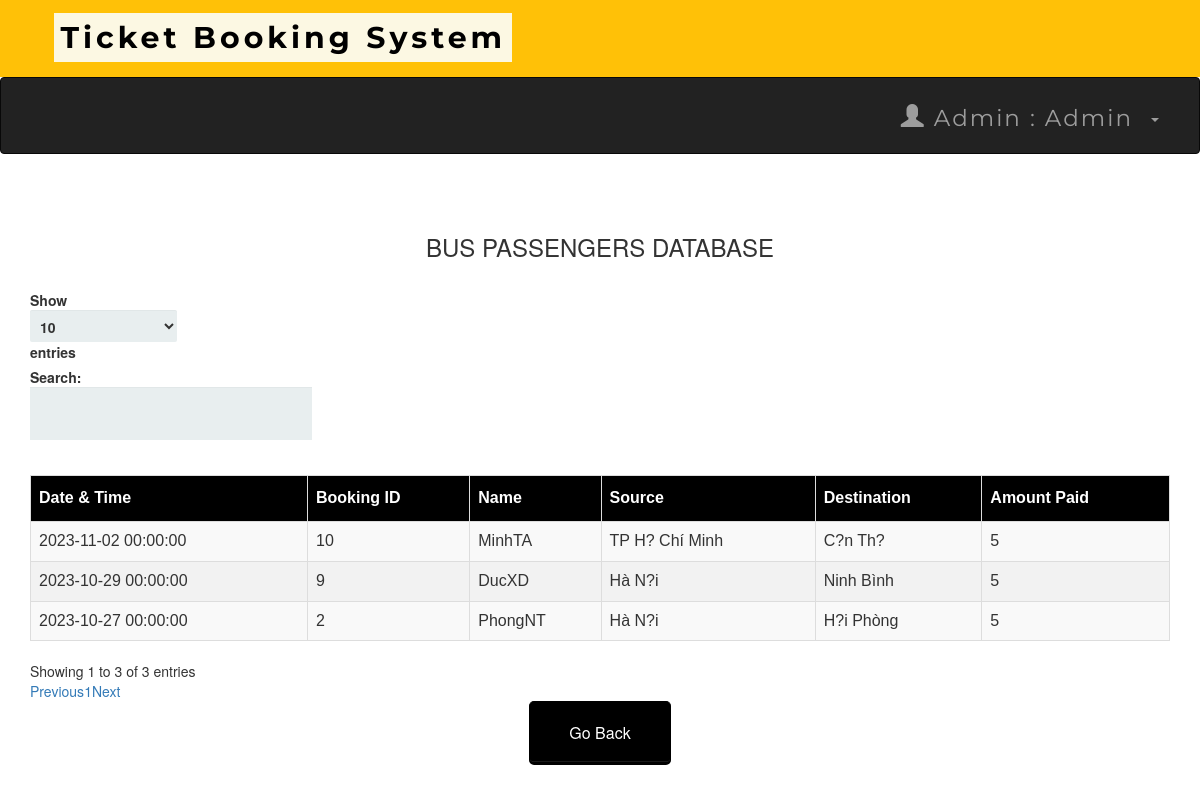
Before: /adminbusdb.php (signed in) with the older database file.
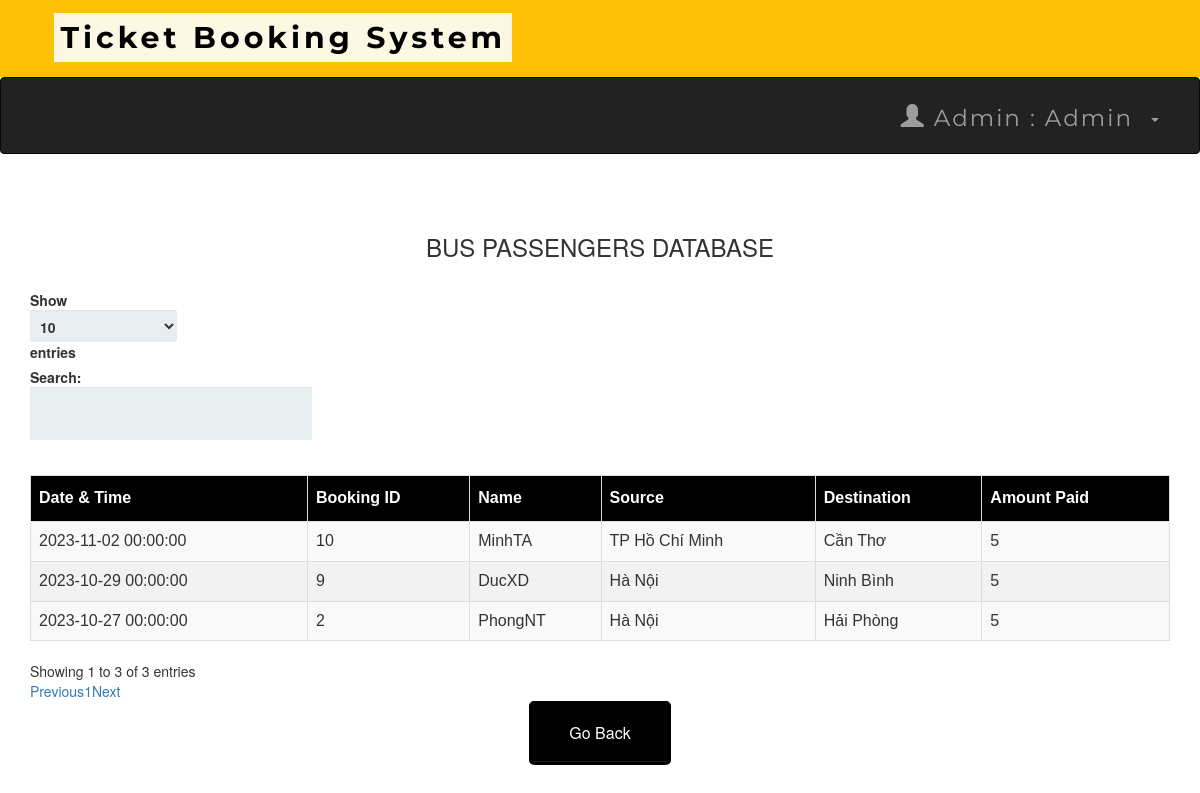
After: the same page with the newer database file.
### tables this page shows
CREATE TABLE `bustransactions` (
  `T_No.` int(10) NOT NULL,
  `email` varchar(50) NOT NULL,
  `source` varchar(50) NOT NULL,
  `dest` varchar(50) NOT NULL,
  `Name` varchar(50) NOT NULL,
  `Bus_No` int(11) NOT NULL,
  `NoOfpass` int(11) NOT NULL,
  `card_no` int(25) NOT NULL,
  `expmonth` int(2) NOT NULL,
  `expyear` int(2) NOT NULL,
  `cvv` int(3) NOT NULL,
  `pin` int(4) NOT NULL,
  `Date` datetime NOT NULL DEFAULT current_timestamp(),
  `Amt` int(10) NOT NULL
);

### adminbusdb.php (the view, shortened to what this page needs)
<?php
include 'connect.php';
include 'adminheader.php';
?>
<!DOCTYPE html>
<html>
<link rel='stylesheet' href='index.css'>
<head>
     <link rel="stylesheet" href="https://maxcdn.bootstrapcdn.com/bootstrap/3.3.6/css/bootstrap.min.css" />
     <link rel="stylesheet" href="https://cdn.datatables.net/1.10.12/css/dataTables.bootstrap.min.css" />
</head>
<body>
     <br /><br />
     <div class="container">
          <h3 align="center">BUS PASSENGERS DATABASE</h3>
          <br />
          <div class="table-responsive">
               <table id="data" class="table table-striped table-bordered">
                    <thead>
                         <tr>
                              <th> Date & Time</th>
                              <th> Booking ID </th>
                              <th> Name </th>
                              <th> Source </th>
                              <th> Destination </th>
                              <th> Amount Paid</th>
                         </tr>
                    </thead>
                    <tbody>
                         <?php
                         $result = mysqli_query($connect, "select * From bustransactions");
                         while ($row = mysqli_fetch_assoc($result)) :
                         ?>
                              <tr>
                                   <td><?php echo $row['Date']; ?></td>
                                   <td><?php echo $row['T_No.']; ?></td>
                                   <td><?php echo $row['Name']; ?></td>
                                   <td><?php echo $row['source']; ?></td>
                                   <td><?php echo $row['dest']; ?></td>
                                   <td><?php echo $row['Amt']; ?></td>
                              </tr>
                         <?php endwhile; ?>
                    </tbody>
               </table>
          </div>
     </div>
</body>
</html>
<table align='center'>
     <tr>
          <td><a href='admin.php'><button style="background-color: black ; border-color:black "><span style="color:white">Go Back </span> </button></a></td>
     </tr>

Changed rows visible on the page:
changed bustransactions "PhongNT": source "Hà N?i" → "Hà Nội"; dest "H?i Phòng" → "Hải Phòng"
changed bustransactions "DucXD": source "Hà N?i" → "Hà Nội"
changed bustransactions "MinhTA": source "TP H? Chí Minh" → "TP Hồ Chí Minh"; dest "C?n Th?" → "Cần Thơ"
